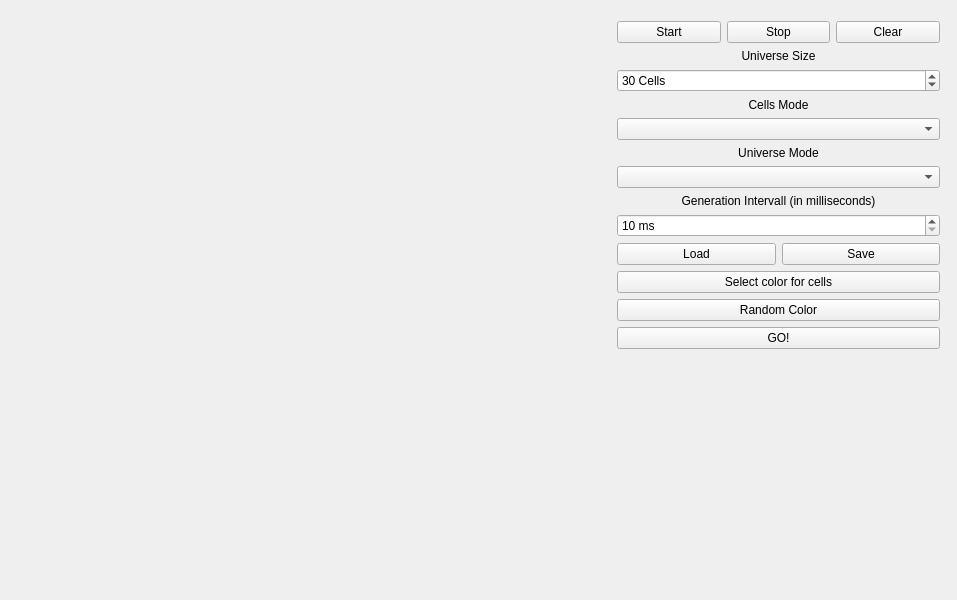
<?xml version="1.0" encoding="UTF-8"?>
<ui version="4.0">
 <class>MainWindow</class>
 <widget class="QMainWindow" name="MainWindow">
  <property name="geometry">
   <rect>
    <x>0</x>
    <y>0</y>
    <width>957</width>
    <height>600</height>
   </rect>
  </property>
  <property name="windowTitle">
   <string>MainWindow</string>
  </property>
  <widget class="QWidget" name="centralWidget">
   <widget class="QWidget" name="verticalLayoutWidget">
    <property name="geometry">
     <rect>
      <x>10</x>
      <y>10</y>
      <width>571</width>
      <height>581</height>
     </rect>
    </property>
    <layout class="QVBoxLayout" name="gameWidget1"/>
   </widget>
   <widget class="QWidget" name="formLayoutWidget">
    <property name="geometry">
     <rect>
      <x>600</x>
      <y>10</y>
      <width>351</width>
      <height>581</height>
     </rect>
    </property>
    <layout class="QFormLayout" name="formLayout">
     <item row="0" column="1">
      <layout class="QGridLayout" name="gridLayout_2">
       <item row="0" column="0">
        <widget class="QPushButton" name="startButton">
         <property name="text">
          <string>Start</string>
         </property>
        </widget>
       </item>
       <item row="0" column="1">
        <widget class="QPushButton" name="stopButton">
         <property name="text">
          <string>Stop</string>
         </property>
        </widget>
       </item>
       <item row="0" column="2">
        <widget class="QPushButton" name="clearButton">
         <property name="text">
          <string>Clear</string>
         </property>
        </widget>
       </item>
      </layout>
     </item>
     <item row="2" column="1">
      <widget class="QLabel" name="Label_universe_size">
       <property name="text">
        <string>Universe Size</string>
       </property>
       <property name="alignment">
        <set>Qt::AlignCenter</set>
       </property>
      </widget>
     </item>
     <item row="3" column="1">
      <widget class="QSpinBox" name="SpinBox_universe_size">
       <property name="suffix">
        <string> Cells</string>
       </property>
       <property name="minimum">
        <number>3</number>
       </property>
       <property name="maximum">
        <number>100</number>
       </property>
       <property name="value">
        <number>30</number>
       </property>
      </widget>
     </item>
     <item row="4" column="1">
      <widget class="QLabel" name="Label_cell_mode">
       <property name="text">
        <string>Cells Mode</string>
       </property>
       <property name="alignment">
        <set>Qt::AlignCenter</set>
       </property>
      </widget>
     </item>
     <item row="5" column="1">
      <widget class="QComboBox" name="ComboBox_cells_mode"/>
     </item>
     <item row="6" column="1">
      <widget class="QLabel" name="Label_universe_mode">
       <property name="text">
        <string>Universe Mode</string>
       </property>
       <property name="alignment">
        <set>Qt::AlignCenter</set>
       </property>
      </widget>
     </item>
     <item row="8" column="1">
      <widget class="QLabel" name="Label_generation_intervall">
       <property name="text">
        <string>Generation Intervall (in milliseconds)</string>
       </property>
       <property name="alignment">
        <set>Qt::AlignCenter</set>
       </property>
      </widget>
     </item>
     <item row="9" column="1">
      <widget class="QSpinBox" name="SpinBox_generation_intervall">
       <property name="suffix">
        <string> ms</string>
       </property>
       <property name="minimum">
        <number>10</number>
       </property>
       <property name="maximum">
        <number>500</number>
       </property>
       <property name="singleStep">
        <number>10</number>
       </property>
      </widget>
     </item>
     <item row="10" column="1">
      <layout class="QHBoxLayout" name="horizontalLayout">
       <item>
        <widget class="QPushButton" name="loadButton">
         <property name="text">
          <string>Load</string>
         </property>
        </widget>
       </item>
       <item>
        <widget class="QPushButton" name="saveButton">
         <property name="text">
          <string>Save</string>
         </property>
        </widget>
       </item>
      </layout>
     </item>
     <item row="11" column="1">
      <widget class="QPushButton" name="Button_select_color">
       <property name="text">
        <string>Select color for cells</string>
       </property>
      </widget>
     </item>
     <item row="12" column="1">
      <widget class="QPushButton" name="Button_radom_color">
       <property name="text">
        <string>Random Color</string>
       </property>
      </widget>
     </item>
     <item row="13" column="1">
      <widget class="QPushButton" name="Button_go">
       <property name="text">
        <string>GO!</string>
       </property>
      </widget>
     </item>
     <item row="7" column="1">
      <widget class="QComboBox" name="ComboBox_universe_mode"/>
     </item>
    </layout>
   </widget>
  </widget>
 </widget>
 <layoutdefault spacing="6" margin="11"/>
 <resources/>
 <connections/>
</ui>
